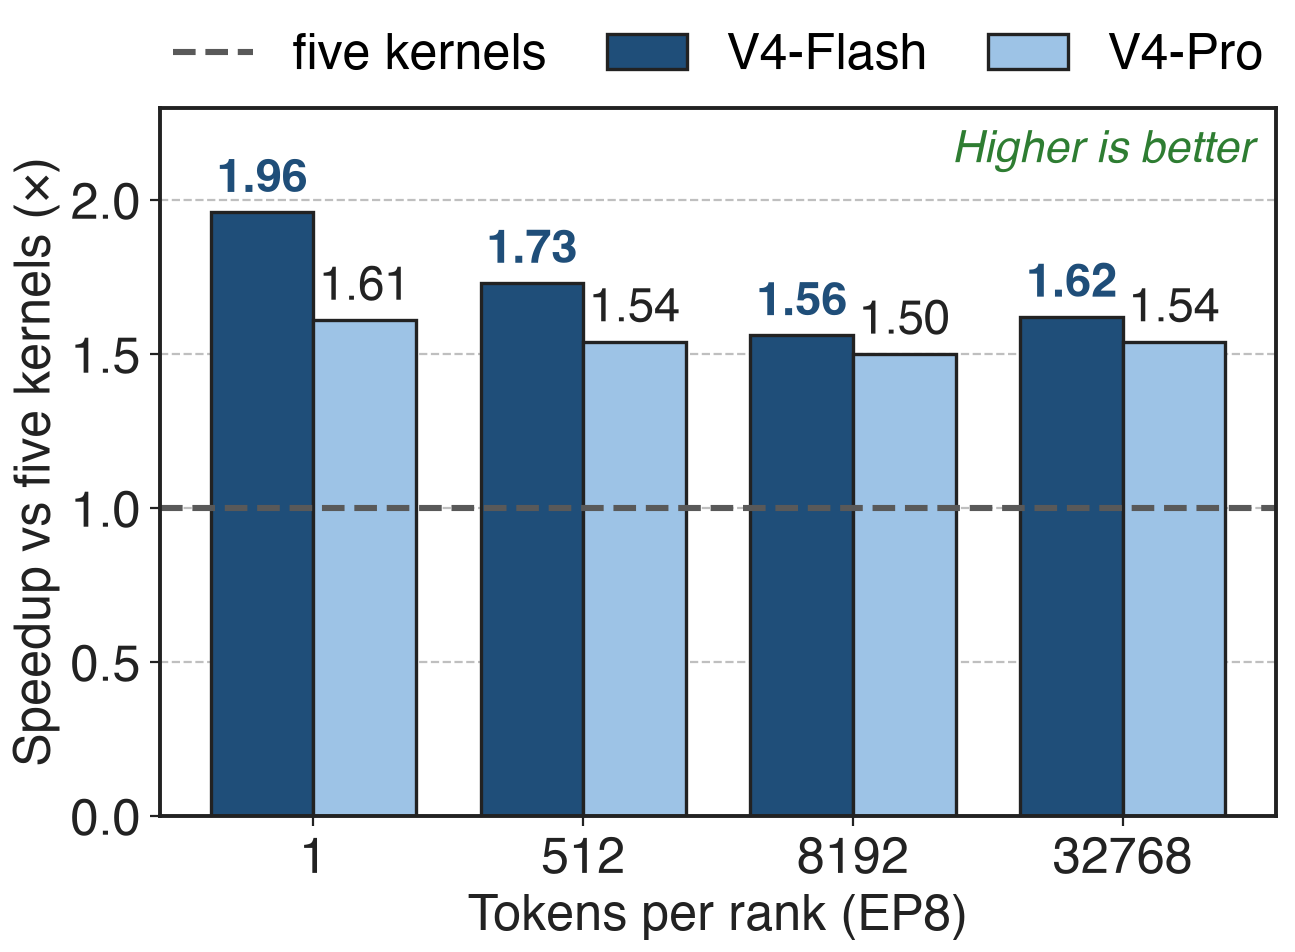

Write Python code to recreate this figure.
"""Mega MoE speedup over the five-kernel ("legacy") path, EP8 on SM100, averaged over 8 ranks.

Source: DeepGEMM PR #316 (github.com/deepseek-ai/DeepGEMM/pull/316), "Speedup (vs legacy)" columns.
Legacy = DeepEP dispatch + DeepGEMM grouped FP8xFP4 GEMM + TileLang SwiGLU/FP8 + grouped GEMM + DeepEP
combine, timed as a CUDA graph (tests/test_mega_moe.py at the PR #316 merge commit).
"""
import sys, pathlib
sys.path.insert(0, str(pathlib.Path(__file__).resolve().parents[3] / "scripts"))
import slidechart as sc

batches = ["1", "512", "8192", "32768"]
flash = [1.96, 1.73, 1.56, 1.62]
pro = [1.61, 1.54, 1.50, 1.54]

sc.setup()
fig, ax = sc.figure("right")
w = 0.38
xs = range(len(batches))
ax.bar([x - w / 2 for x in xs], flash, w, color=sc.ACCENT, edgecolor=sc.INK, linewidth=1.2, label="V4-Flash")
ax.bar([x + w / 2 for x in xs], pro, w, color=sc.ACCENT_LIGHT, edgecolor=sc.INK, linewidth=1.2, label="V4-Pro")
for x, f, p in zip(xs, flash, pro):
    ax.text(x - w / 2, f + 0.04, f"{f:.2f}", ha="center", va="bottom", fontsize=17, fontweight="bold", color=sc.ACCENT)
    ax.text(x + w / 2, p + 0.04, f"{p:.2f}", ha="center", va="bottom", fontsize=17, color=sc.INK)
ax.axhline(1.0, color=sc.GRAYS[3], linestyle="--", linewidth=2.2, label="five kernels")
ax.set_xticks(list(xs))
ax.set_xticklabels(batches)
ax.set_xlabel("Tokens per rank (EP8)")
ax.set_ylabel("Speedup vs five kernels (×)")
ax.set_ylim(0, 2.3)
sc.top_legend(ax, ncol=3)
sc.better(ax, "Higher is better", where="upper right")
sc.save(fig, __file__)
